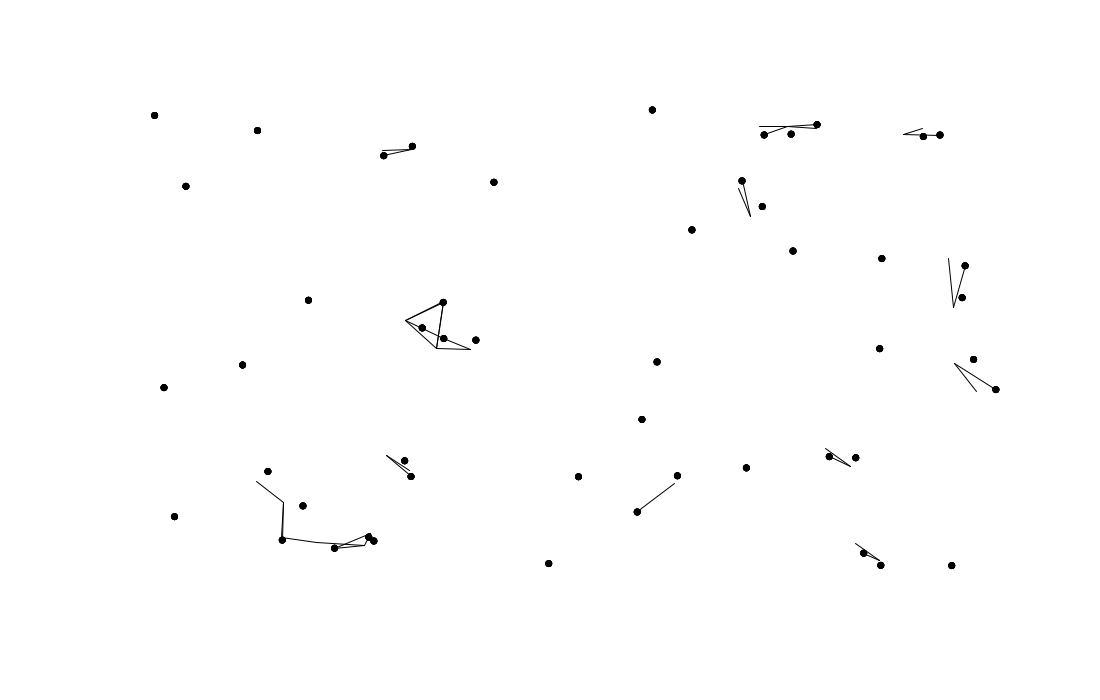
Frame 1 (no input)
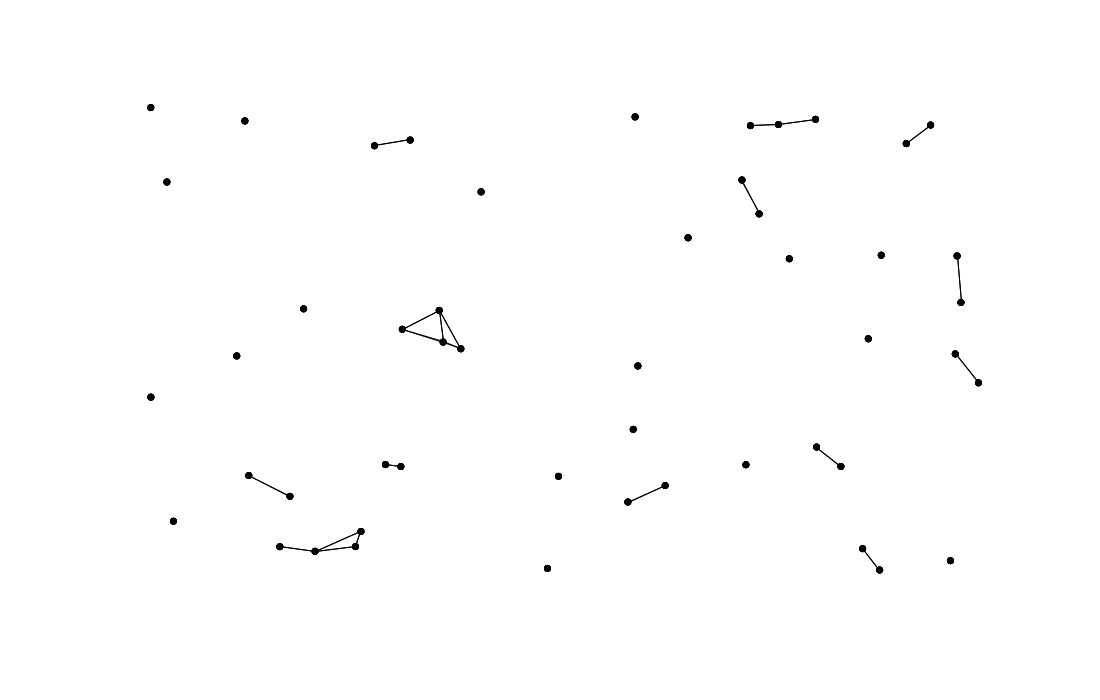
Frame 60 (the mouse pressed at the canvas centre just before this capture)
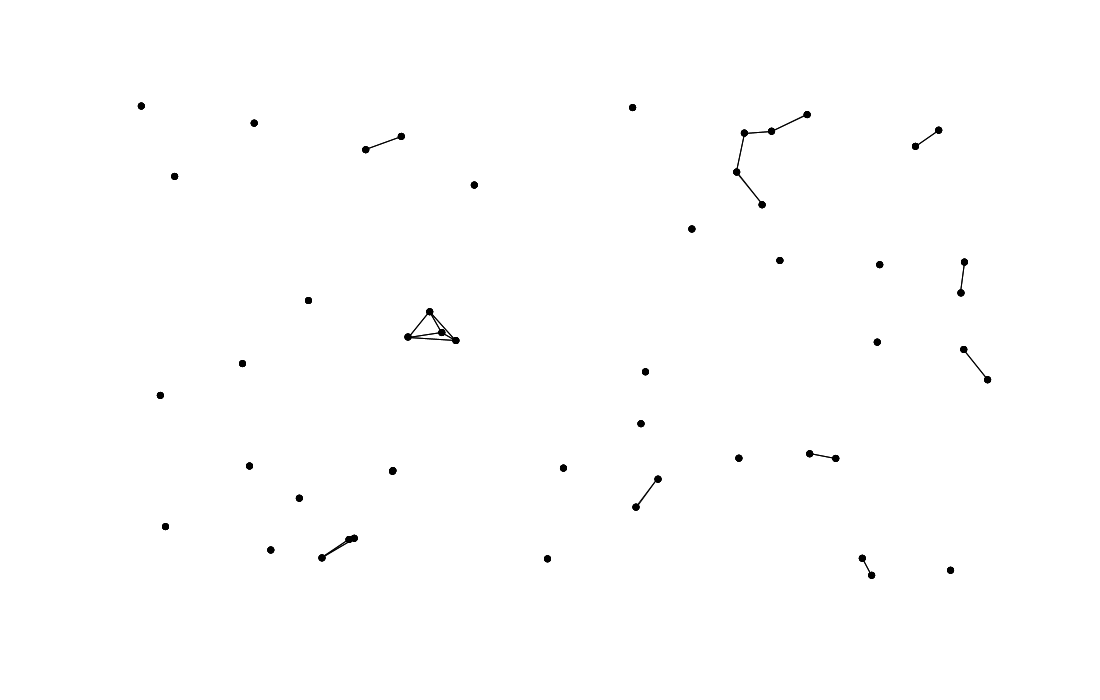
Frame 120 (the mouse held since frame 60 and released just before this capture)

The Processing sketch that drew these frames (run headless with seeded random() and noise(); from frame 60 on, the mouse is pressed at the canvas centre):

// Processing sketch: sketch_002
// ── sketch_002.pde
/*////////////////////////////////////////////////
ISIA Urbino
Elementi di Informatica per il Design 2018/2019
Brevi Galantino Savioli Tonelli
Sketch ispirato dalle "7 brevi lezioni di Fisica"
di Carlo Rovelli
////////////////////////////////////////////////*/

int num = 50; // Il numero delle palle
int edge = 100; // La scala del campo di simulazione (1>100)

ArrayList ballCollection; // Dichiaro un'ArrayList per memorizzare i pallini

boolean save = false; // Dichiaro la variabile di tipo booleana per i valori vero/falso

void setup() {
  size(1100, 700); // Dimensione sketch
  ballCollection = new ArrayList(); // Inizializzo l'ArrayList per memorizzare i pallini
  initialize(); // Inizializza gli oggetti nello sketch
}

void draw() {
  background(255, 255, 255); // Cancella tutto utilizzando il bianco

  for (int i=0; i<ballCollection.size(); i++) { // Per ogni pallino nell' ArrayList
    ArrayList ball = (ArrayList) ballCollection.get(i); // Ne preleva uno
    
    display(ball); // E lo disegna sullo schermo
    move(ball); // Lo muove
    lineBetween(ball); // E traccia le linee
  }
}

// La funzione si attiva ogni volta che il pulsante del mouse viene rilasciato
void mouseReleased() { 
  initialize(); // Crea una nuova simulazione reinizializzando tutti gli oggetti
}

void initialize() {
  ballCollection.clear(); // Svuota l'ArrayList che contiene i pallini

  for (int i=0; i<num; i++) { // Ciclo for per la quantità di pallini
// https://processing.org/reference/PVector.html
// PVector è una classe per descrivere un vettore bidimensionale o tridimensionale, in particolare un vettore geometrico. 
// PVector è usato per descrivere una posizione, una velocità o un'accelerazione.
// Creo un nuovo vettore con le coordinate della pallina, comprese fra la scala e la dimensione del bordo meno la scala
    PVector org = new PVector(random(edge, width-edge), random(edge, height-edge));  
    Float radius = random(10, 10); // Il raggio di movimento della pallina (casuale tra valori 0 e 10), in movimento circolare
    PVector loc = new PVector(org.x+radius, org.y); // Nuovo vettore con lo scostamento della pallina, rispetto al centro, del raggio

    Float offset = random(TWO_PI); // Valore random (tra 0 e TWO_PI) relativo al movimento circolare 

    Integer dir = 1; // Relativo al senso di rotazione
    if (random (1)>.5) dir =-1;

    Float theta = 0.0; // Relativa alla velocità del moto

    ArrayList ball = new ArrayList(); // ArrayList per definire la singola pallina
    // Salva gli oggetti che definiscono la pallina nell'ArrayList
  ball.add(org);
    ball.add(loc); 
    ball.add(radius); 
    ball.add(dir);   
    ball.add(offset);
    ball.add(theta);
    
    ballCollection.add(ball);  // Salva l’ArrayList della pallina nell’ArrayList che contiene tutte le palline
  }
}

// Recupera gli oggetti salvati nella pallina
void move(ArrayList ball) {
  PVector org = (PVector) ball.get(0);
  PVector loc = (PVector) ball.get(1);
  Float radius = (Float) ball.get(2);
  Integer dir = (Integer) ball.get(3); 
  Float offset = (Float) ball.get(4);
  Float theta = (Float) ball.get(5);

  // Calcola lo step per il movimento circolare 
  loc.x = org.x + sin(theta+offset)*radius;
  loc.y = org.y + cos(theta+offset)*radius; 
  theta += (0.05/3*dir); 
  
  ball.add(5,theta); // Salva la variabile theta nell’ArrayList della pallina    
}

void lineBetween(ArrayList ball) { 
  int dist = 50; // Distanza massima oltre la quale non tracciare la riga
  
  for (int i=0; i<ballCollection.size(); i++) { // Confronta la pallina con tutte le altre
    ArrayList other = (ArrayList) ballCollection.get(i); // Recupera la pallina da confrontare con l'attuale

    PVector loc = (PVector) ball.get(1);    // Recupera la posizione della pallina attuale
    PVector loc2 = (PVector) other.get(1);  // Recupera la posizione della pallina da confrontare

    float distance = loc.dist(loc2); // Calcola la distanza fra le due palline
    
    if (distance >0 && distance < dist) { // Se la distanza è più grande di 0 e più piccola di dist
      stroke (0, 0, 0);
      line (loc.x, loc.y, loc2.x, loc2.y); // Allora traccia la linea
    }
  }
}

void display(ArrayList ball) {
  PVector loc = (PVector) ball.get(1); // Recupera la posizione della pallina

  noStroke();
  for (int i=0; i<5; i++) {
    fill(0, 0, 0);
    ellipse (loc.x, loc.y, 7, 7); // Disegna la palla di dimensioni 7
  }
}
